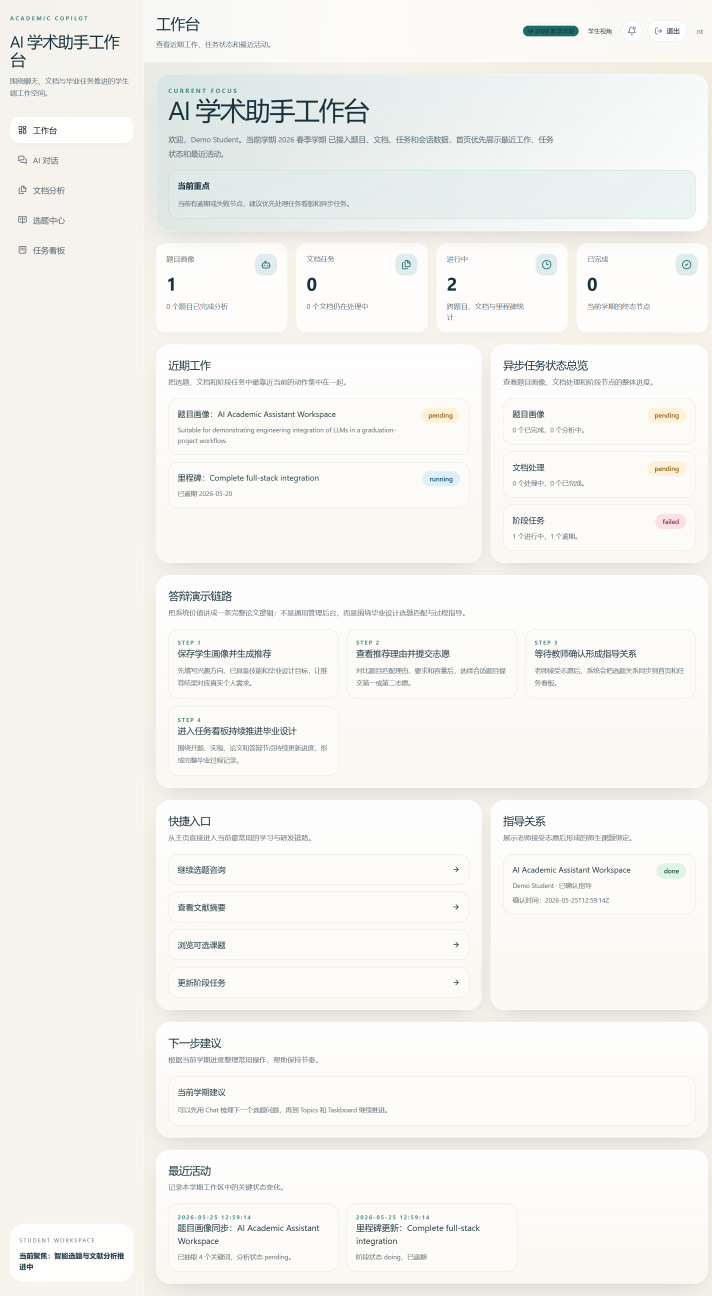
#> input picture 毕设相关文件/毕设流程文件/论文图片/captures/图4-5-dashboard.png, 2136 x 3887 px (shown at 1/3 size)
$ python make_frontend_collage.py
#> lines starting #> are read from the running program, lines starting #| are printed output that depends on the picture
#> in main, `canvas = Image.new("RGB", (canvas_w, canvas_h), "#ffffff")`: canvas: PIL image 2200x1320 RGB; every value is 255
from __future__ import annotations

from pathlib import Path

from PIL import Image, ImageDraw, ImageFont


ROOT = Path(__file__).resolve().parents[1]
CAPTURES = ROOT / "captures"
OUT = ROOT / "exported" / "图4-5-前端核心页面截图.png"


def font(size: int) -> ImageFont.FreeTypeFont | ImageFont.ImageFont:
    for path in [
        "C:/Windows/Fonts/msyh.ttc",
        "C:/Windows/Fonts/simhei.ttf",
        "C:/Windows/Fonts/arial.ttf",
    ]:
        if Path(path).exists():
            return ImageFont.truetype(path, size=size)
    return ImageFont.load_default()


def crop_view(path: Path) -> Image.Image:
    img = Image.open(path).convert("RGB")
#> img is the input picture: PIL image 2136x3887 RGB; mean R, G, B 244.5, 244, 240.7
    w, h = img.size
#> w = 2136; h = 3887
    crop_h = min(h, int(w * 0.58))
#> crop_h = 1238
    return img.crop((0, 0, w, crop_h))
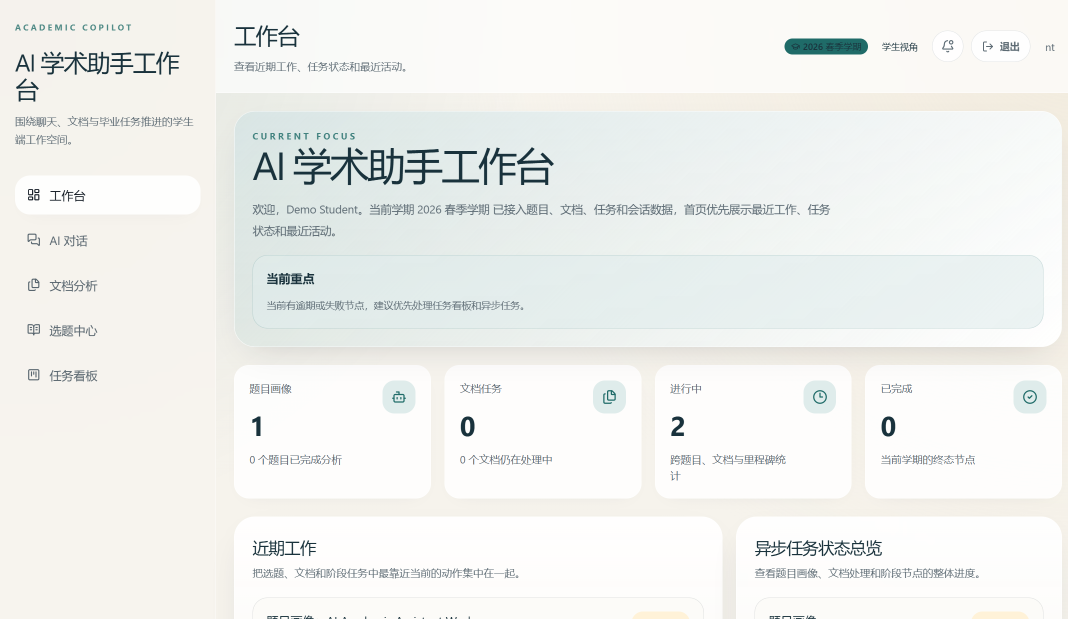
#> returned value: PIL image 2136x1238 RGB (shown at 1/2 size); mean R, G, B 239.8, 241.2, 238.6


def main() -> None:
    panels = [
        CAPTURES / "图4-5-dashboard.png",
        CAPTURES / "图4-5-topics.png",
        CAPTURES / "图4-5-documents.png",
        CAPTURES / "图4-5-taskboard.png",
    ]

    canvas_w = 2200
    canvas_h = 1320
    margin = 44
    gap = 28
    panel_w = (canvas_w - margin * 2 - gap) // 2
    panel_h = (canvas_h - margin * 2 - gap) // 2

    canvas = Image.new("RGB", (canvas_w, canvas_h), "#ffffff")
    draw = ImageDraw.Draw(canvas)

    positions = [
        (margin, margin),
        (margin + panel_w + gap, margin),
        (margin, margin + panel_h + gap),
        (margin + panel_w + gap, margin + panel_h + gap),
    ]

    for path, (x, y) in zip(panels, positions):
        img = crop_view(path)
        img.thumbnail((panel_w - 20, panel_h - 20), Image.Resampling.LANCZOS)
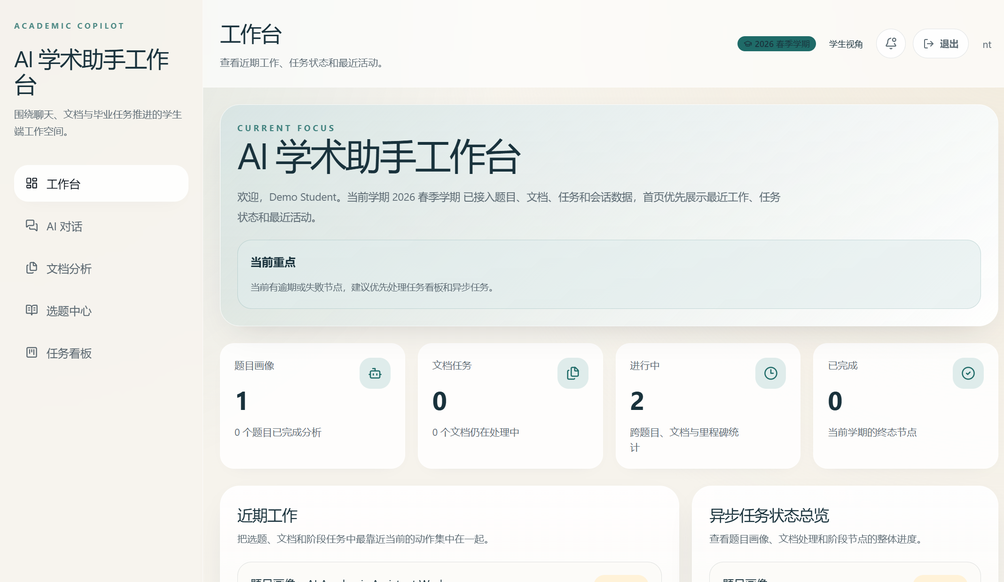
#> img: PIL image 1004x582 RGB; mean R, G, B 239.7, 241.1, 238.5
        draw.rounded_rectangle(
            (x, y, x + panel_w, y + panel_h),
            radius=12,
            fill="#f8fafc",
            outline="#cbd5e1",
            width=2,
        )
        ix = x + (panel_w - img.width) // 2
#> ix = 63
        iy = y + (panel_h - img.height) // 2
#> iy = 54
        canvas.paste(img, (ix, iy))
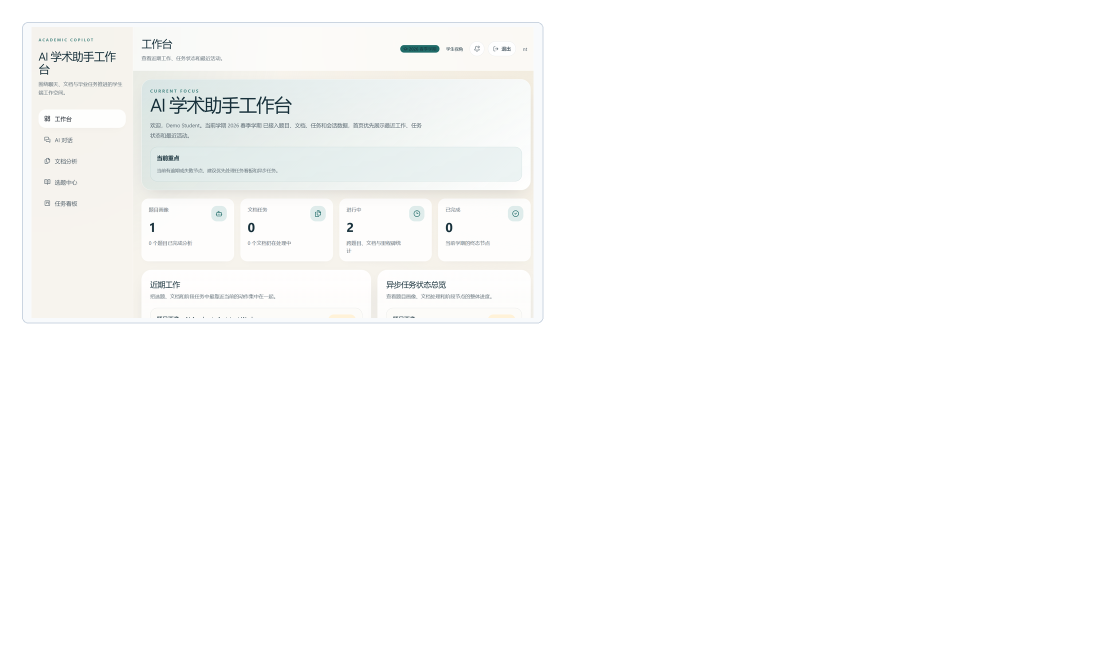
#> canvas: PIL image 2200x1320 RGB (shown at 1/2 size); mean R, G, B 251.7, 252, 251.6
#> pass 2 of the loop in main, `for path, (x, y) in zip(panels, positions):`:
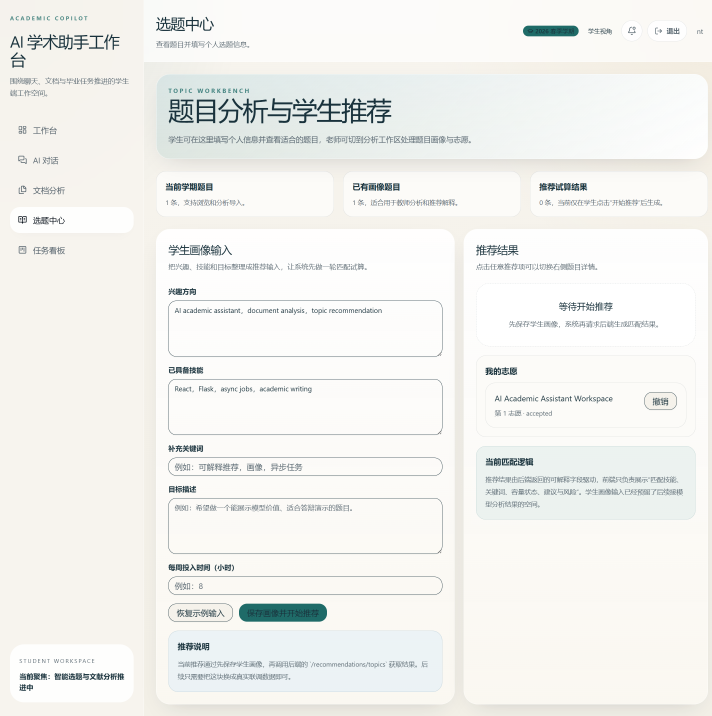
#> input picture 毕设相关文件/毕设流程文件/论文图片/captures/图4-5-topics.png, 2136 x 2148 px (shown at 1/3 size)
#> in crop_view, img is the input picture: PIL image 2136x2148 RGB; mean R, G, B 241.8, 242, 238.9
#> in main, `img.thumbnail((panel_w - 20, panel_h - 20), Image.Resampling.LANCZOS)`:
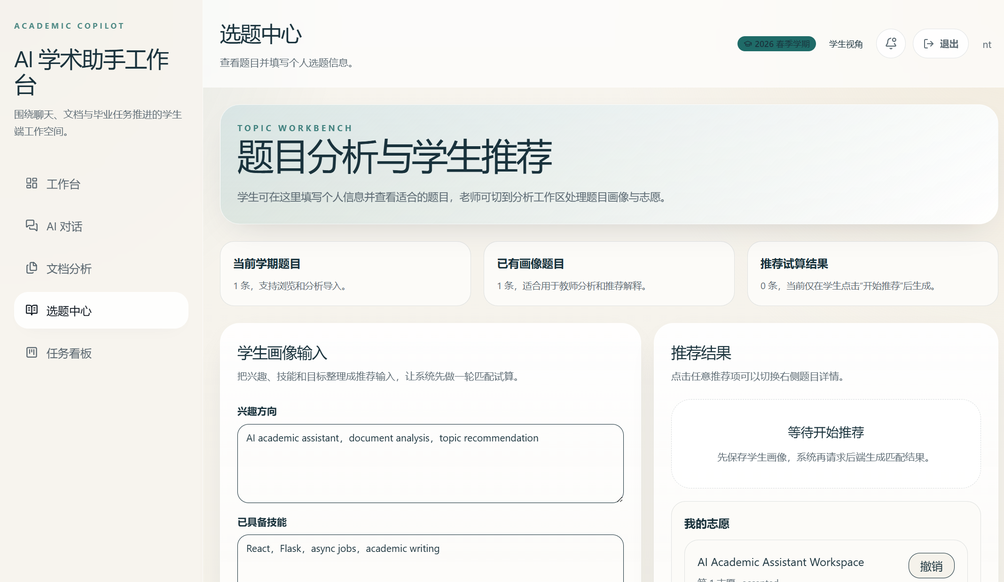
#> img: PIL image 1004x582 RGB; mean R, G, B 241.5, 241.8, 239.2
#> in main, `canvas.paste(img, (ix, iy))`:
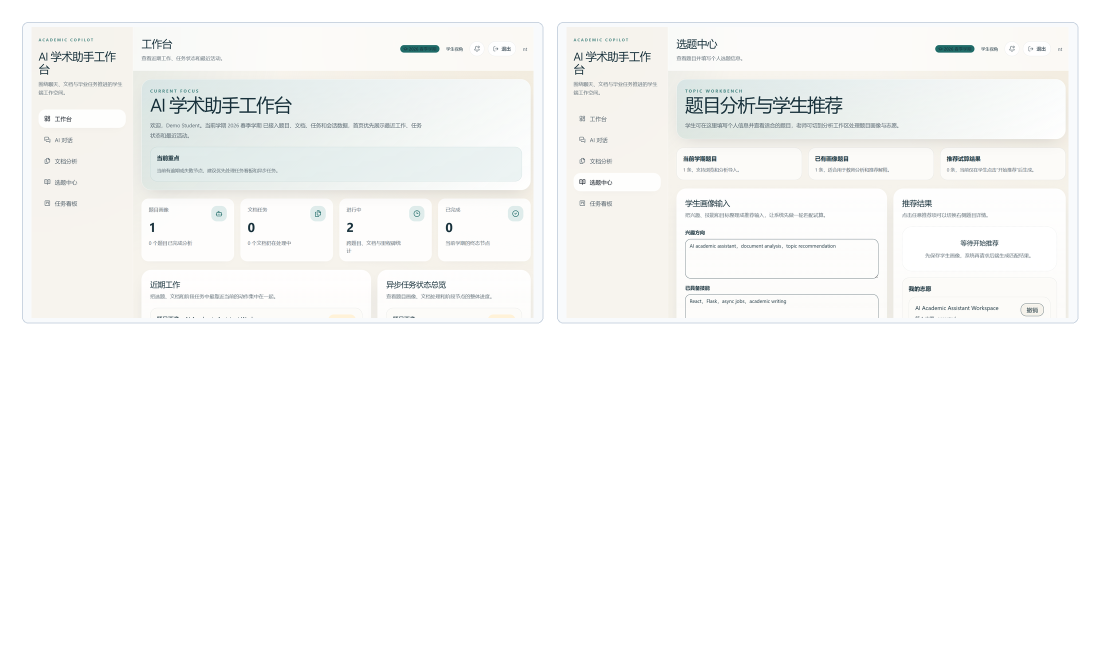
#> canvas: PIL image 2200x1320 RGB (shown at 1/2 size); mean R, G, B 248.8, 249.2, 248.3
#> pass 3 of the loop in main, `for path, (x, y) in zip(panels, positions):`:
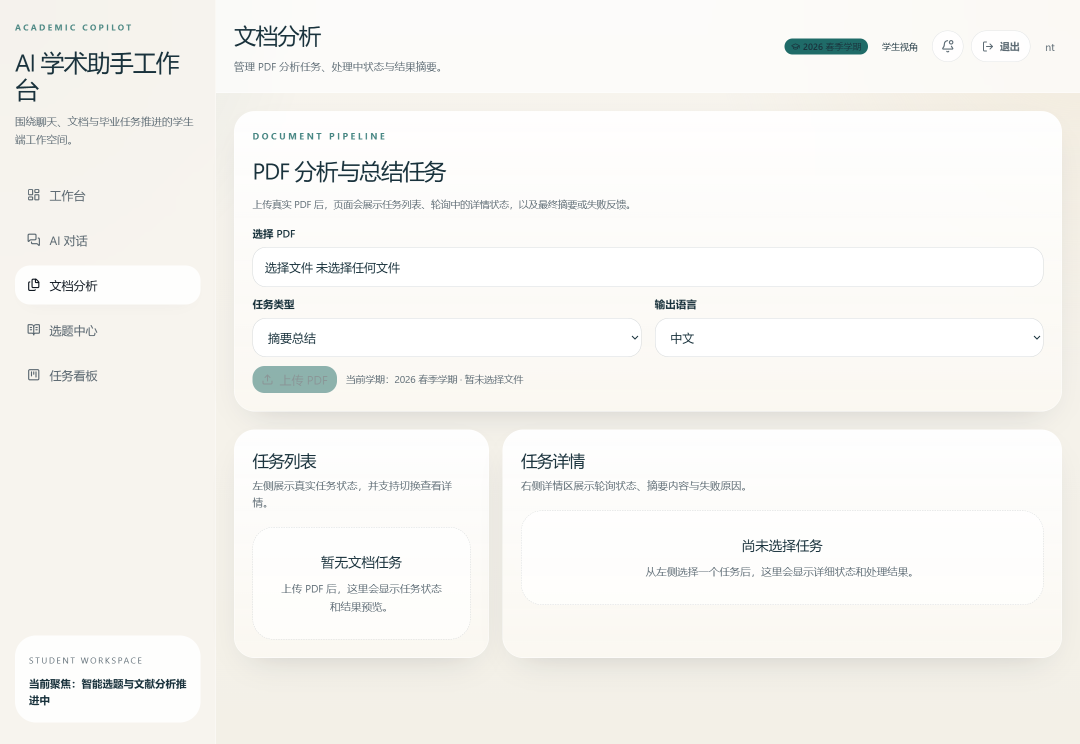
#> input picture 毕设相关文件/毕设流程文件/论文图片/captures/图4-5-documents.png, 2160 x 1487 px (shown at 1/2 size)
#> in crop_view, img is the input picture: PIL image 2160x1487 RGB; mean R, G, B 245.8, 244.8, 241.3
#> in main, `img.thumbnail((panel_w - 20, panel_h - 20), Image.Resampling.LANCZOS)`:
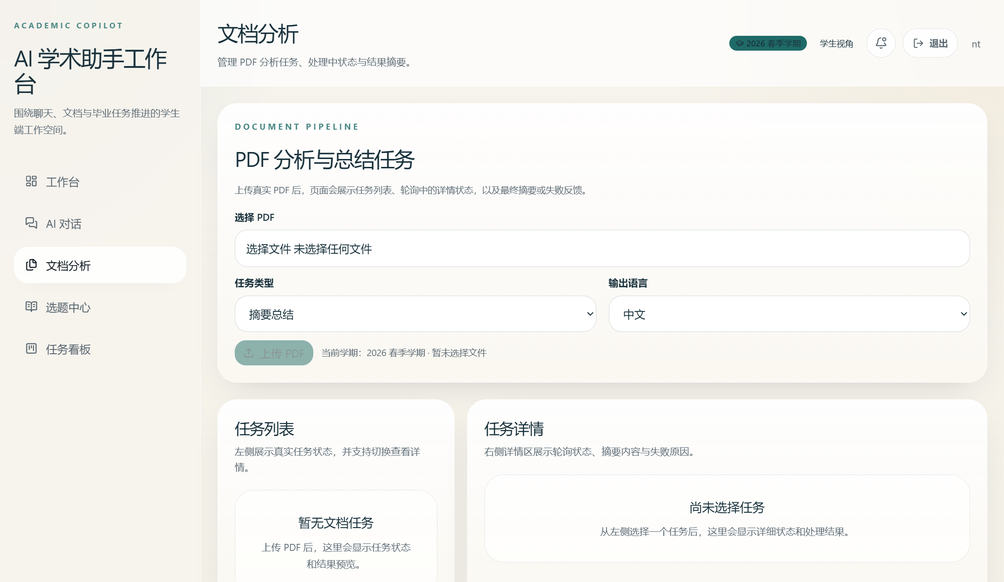
#> img: PIL image 1004x582 RGB; mean R, G, B 246.2, 245.4, 242.6
#> in main, `canvas.paste(img, (ix, iy))`:
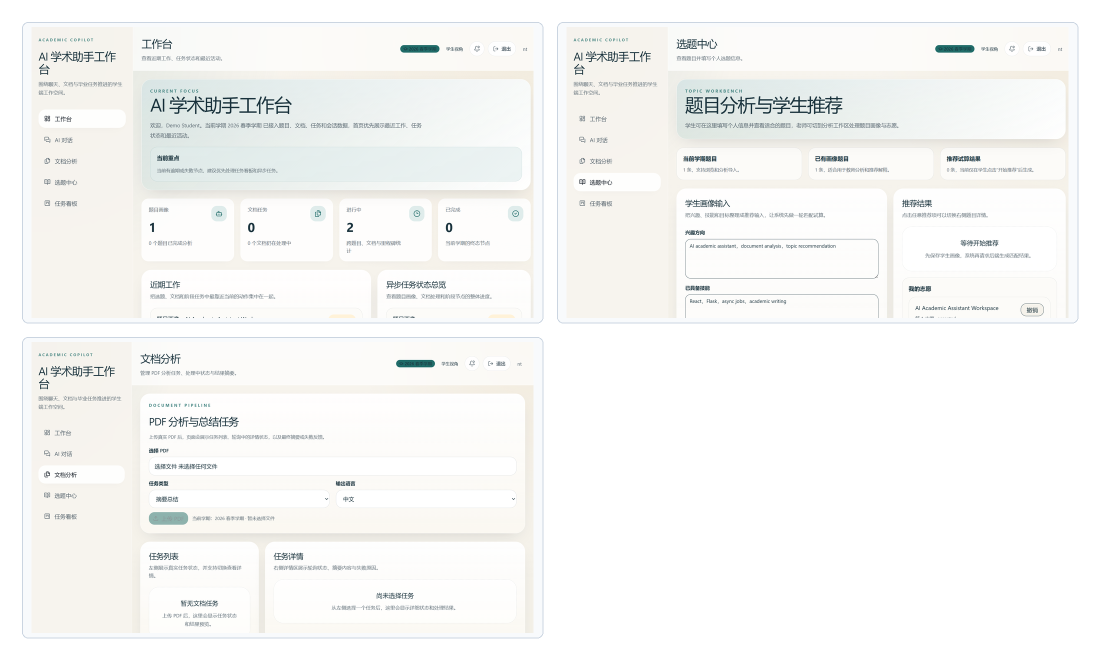
#> canvas: PIL image 2200x1320 RGB (shown at 1/2 size); mean R, G, B 246.8, 247.1, 245.7
#> the loop made 4 passes; the first 3 are shown

    OUT.parent.mkdir(parents=True, exist_ok=True)
    canvas.save(OUT)
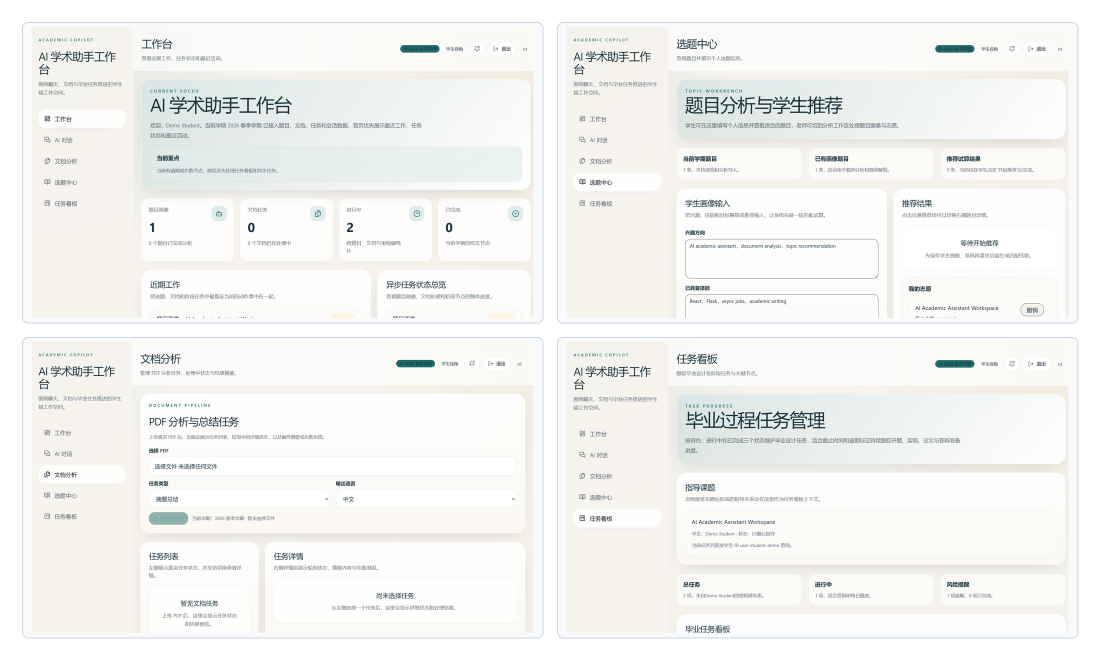
#> saved as 图4-5-前端核心页面截图.png: PIL image 2200x1320 RGB (shown at 1/2 size); mean R, G, B 243.9, 244.4, 242.4


if __name__ == "__main__":
    main()
